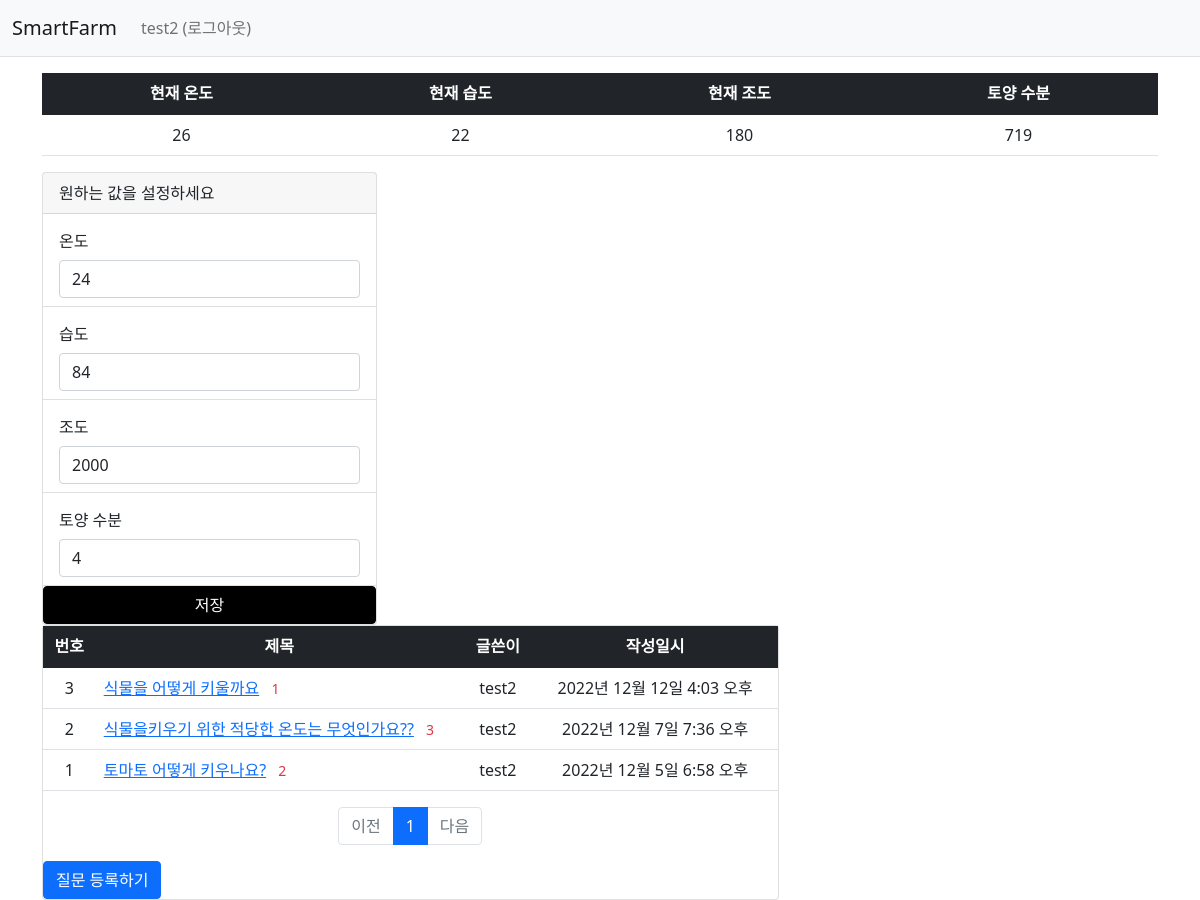
Screenshot of /farm/1/ (signed in) with the database file from the repository.
### common/models.py (models this page shows)
class CustomUser(AbstractUser):
    address = models.TextField()

### farm/models.py (models this page shows, shortened)
class Aduino(models.Model):
    useridx = models.IntegerField()
    author = models.ForeignKey(CustomUser, on_delete=models.CASCADE)
    devicer= models.IntegerField()
    temp = models.IntegerField()
    hum = models.IntegerField()
    illum = models.IntegerField()
    waterCycle= models.IntegerField()
    nowtemp = models.IntegerField()
    nowhum = models.IntegerField()
    nowillum = models.IntegerField()
    nowwaterCycle= models.IntegerField()

class Question(models.Model):
    author = models.ForeignKey(CustomUser, on_delete=models.CASCADE)
    subject = models.CharField(max_length=200)
    content = models.TextField()
    create_date = models.DateTimeField()

### farm/views.py (the view)
# urls.py: path('farm/<int:user_id>/', views.index, name='index'),
def index(request,user_id):
    aduino = get_object_or_404(Aduino, useridx=user_id)
    page = request.GET.get('page', '1')  # 페이지
    question_list = Question.objects.order_by('-create_date')
    paginator = Paginator(question_list, 10)  # 페이지당 10개씩 보여주기
    page_obj = paginator.get_page(page)
    context = {'aduino':aduino,'question_list': page_obj}
    return render(request, 'farm/dashboard.html', context)

### farm/templatetags/filter.py (called while the page is built)
@register.filter
def sub(value, arg):
    return value - arg

### templates/farm/dashboard.html (shortened to what this page needs)
{% extends 'base.html' %}
{% block content %}
{% if user.is_authenticated %}
{% load filter %}
  <div class="container my-3"  >
    <table class="table" id="here">
        <thead>
            <tr class="text-center table-dark">
                <th>현재 온도</th>
                <th >현재 습도</th>
                <th>현재 조도</th>
                <th>토양 수분</th>
            </tr>
        </thead>
        <tbody id="ajax">
        </tbody>
    </table>
    <div class="card" style="width: 30%; float:left; margin-right:50px;">
    <form method="post" action="{% url 'farm:aduino_insert' user.id %}">
        <div class="card-header" >원하는 값을 설정하세요</div>
        <ul class="list-group list-group-flush">
            <li class="list-group-item"><label for="temp" class="col-sm-6 col-form-label">온도 </label>
            <input type="text" class="form-control" name="temp" id="temp" value="{{ aduino.temp }}"
                   value="{{ form.temp.value|default_if_none:'' }}"></li>
            <li class="list-group-item"><label for="hum"class="col-sm-6 col-form-label">습도</label>
            <input type="text" class="form-control" name="hum" id="hum" value="{{ aduino.hum }}"
                          value="{{ form.hum.value|default_if_none:'' }}"></li>
            <li class="list-group-item"><label for="illum" class="col-sm-6 col-form-label">조도</label>
            <input type="text" class="form-control" name="illum" id="illum" value="{{ aduino.illum }}"
                                 value="{{ form.illum.value|default_if_none:'' }}"></li>
            <li class="list-group-item"><label for="waterCycle"class="col-sm-6 col-form-label">토양 수분</label>
            <input type="text" class="form-control" name="waterCycle" id="waterCycle"  value="{{ aduino.waterCycle }}"
                                        value="{{ form.waterCycle.value|default_if_none:'' }}"></li>
        <button type="submit" class="btn btn-primary" style="background-color:black; border-color:black;">저장</button>
      </ul>
  </form>
  </div>
<div class="card" style="width: 66%; float:left;">
  <form>
	<table class="table">
        <thead>
            <tr class="text-center table-dark">
                <th>번호</th>
                <th style="width:50%">제목</th>
                <th>글쓴이</th>
                <th>작성일시</th>
            </tr>
        </thead>
        <tbody>
        {% if question_list %}
        {% for question in question_list %}
        <tr class="text-center">
            <td>
                {{ question_list.paginator.count|sub:question_list.start_index|sub:forloop.counter0|add:1 }}
            </td>
            <td class="text-start">
                <a href="{% url 'farm:detail' question.id  %}">{{ question.subject }}</a>
                {% if question.answer_set.count > 0 %}
                <span class="text-danger small mx-2">{{ question.answer_set.count }}</span>
                {% endif %}
            </td>
            <td>{{ question.author.username }}</td>
            <td>{{ question.create_date }}</td>
        </tr>
        {% endfor %}
        {% else %}
        <tr>
            <td colspan="4">질문이 없습니다.</td>
        </tr>
        {% endif %}
        </tbody>
    </table>
      <ul class="pagination justify-content-center">
        {% if question_list.has_previous %}
        <li class="page-item">
            <a class="page-link" href="?page={{ question_list.previous_page_number }}">이전</a>
        </li>
        {% else %}
        <li class="page-item disabled">
            <a class="page-link" tabindex="-1" aria-disabled="true" href="#">이전</a>
        </li>
        {% endif %}
        {% for page_number in question_list.paginator.page_range %}
        {% if page_number >= question_list.number|add:-5 and page_number <= question_list.number|add:5 %}
        {% if page_number == question_list.number %}
        <li class="page-item active" aria-current="page">
            <a class="page-link" href="?page={{ page_number }}">{{ page_number }}</a>
        </li>
        {% else %}
        <li class="page-item">
            <a class="page-link" href="?page={{ page_number }}">{{ page_number }}</a>
        </li>
        {% endif %}
        {% endif %}
        {% endfor %}
        {% if question_list.has_next %}
        <li class="page-item">
            <a class="page-link" href="?page={{ question_list.next_page_number }}">다음</a>
        </li>
        {% else %}
        <li class="page-item disabled">
            <a class="page-link" tabindex="-1" aria-disabled="true" href="#">다음</a>
        </li>
        {% endif %}
    </ul>
    <a href="{% url 'farm:question_create' %}" class="btn btn-primary">질문 등록하기</a>
</form>
</div>
</div>
{% else %}
<head>
    <meta http-equiv="refresh" content="0; {% url 'common:login' %}">
</head>
{% endif %}
{%endblock%}

### templates/navbar.html (shortened to what this page needs)
<nav class="navbar navbar-expand-lg navbar-light bg-light border-bottom">
    <div class="container-fluid">
        {% if user.is_authenticated %}
        <a class="navbar-brand" href="{% url 'farm:index' user.id%}">SmartFarm</a>
        {% else %}
        <a class="navbar-brand" href="{% url 'common:login' %}">SmartFarm</a>
        {%endif%}
        <div class="collapse navbar-collapse" id="navbarSupportedContent">
            <ul class="navbar-nav me-auto mb-2 mb-lg-0">
                <li class="nav-item">
                    {% if user.is_authenticated %}
                    <a class="nav-link" href="{% url 'common:logout' %}">{{ user.username }} (로그아웃)</a>
                    {% else %}
                    <a class="nav-link" href="{% url 'common:login' %}">로그인</a>
                    {% endif %}
                </li>
            </ul>
        </div>
    </div>
</nav>

### rows the page displays
CustomUser: username "test2"
Aduino: temp "24", hum "84", illum "2000", waterCycle "4"
Question: paginator.count|sub "3", subject "식물을 어떻게 키울까요", answer_set.count "1", author.username "test2", create_date "2022년 12월 12일 4:03 오후"
Question: paginator.count|sub "2", subject "식물을키우기 위한 적당한 온도는 무엇인가요??", answer_set.count "3", author.username "test2", create_date "2022년 12월 7일 7:36 오후"
Question: paginator.count|sub "1", subject "토마토 어떻게 키우나요?", answer_set.count "2", author.username "test2", create_date "2022년 12월 5일 6:58 오후"

### other values shown
{{ page_number }} "1"
